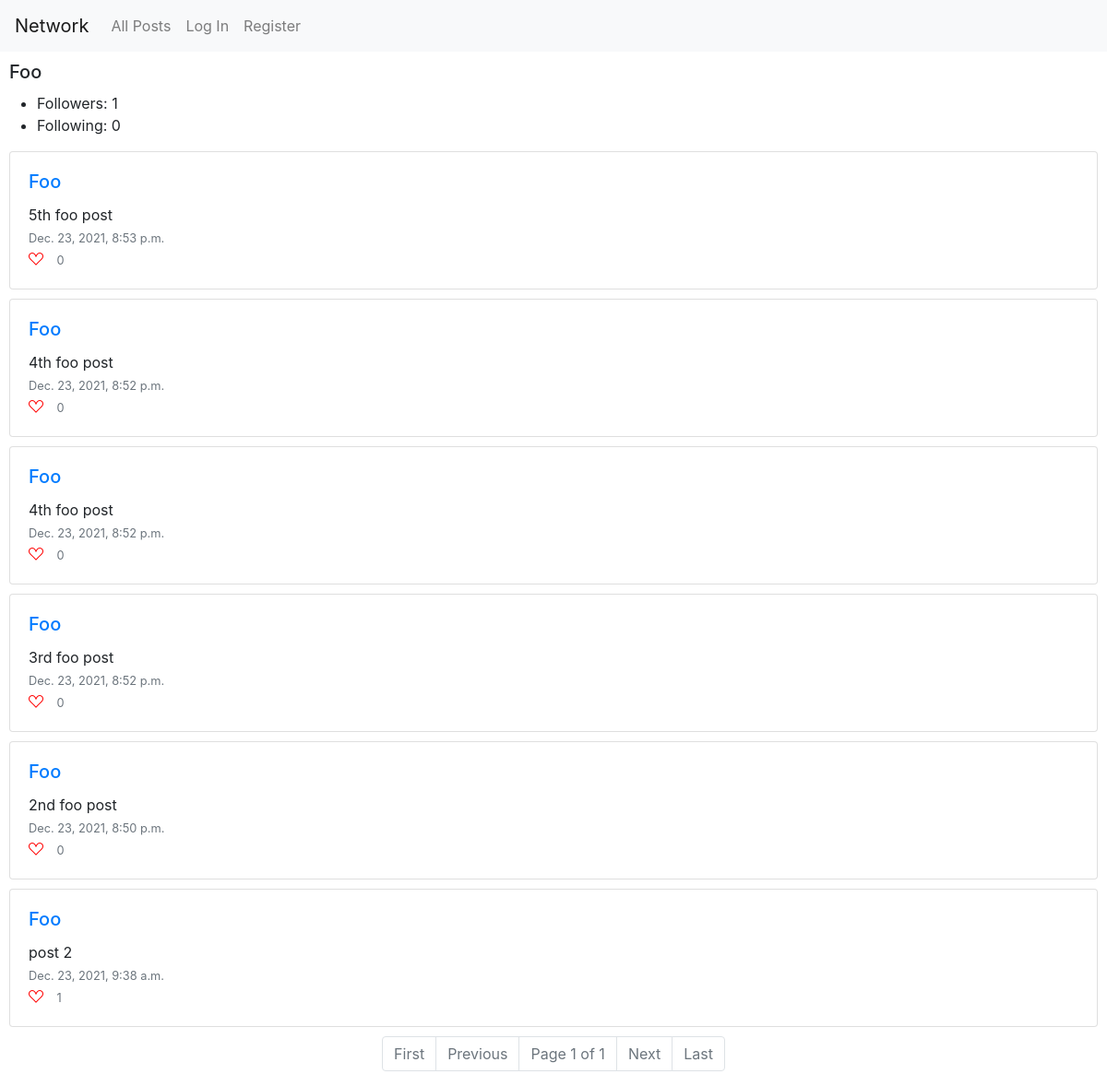
/user/Foo, run on the app's committed database.
### network/models.py (models this page shows, shortened)
class User(AbstractUser):
    def __str__(self):
        return f"{self.username}"
    def set_following(self):
        return set([rel.followed for rel in self.followed.all()])
    def set_followers(self):
        return set([rel.follower for rel in self.followers.all()])
    def NumberFollowers(self):
        return len(self.set_followers())
    def NumberFollowing(self):
        return len(self.set_following())

class Following(models.Model):
    followed = ForeignKey(User, on_delete=models.CASCADE, related_name="followers")
    follower = ForeignKey(User, on_delete=models.CASCADE, related_name="followed")

class Post(models.Model):
    poster = ForeignKey(User, on_delete=models.CASCADE, related_name="posts")
    content = TextField(blank=True)
    timestamp = models.DateTimeField(auto_now_add=True)
    likes = ManyToManyField(User, blank=True, related_name="liked_posts")
    def NumberLikes(self):
        return self.likes.count()

### network/views.py (the view)
# urls.py: path("user/<str:username>", views.user_page, name="user_page"),
def user_page(request, username):
    user_to_view = User.objects.get(username = username)
    if request.user.is_authenticated:
        followed_status = request.user.is_follower(user_to_view)
    else:
        followed_status = None
    posts = Post.objects.filter(poster = user_to_view)
    if posts.count() == 0:
        return render(request, 'network/user_page.html', {
            "user_to_view": user_to_view,
            "message": "No posts so far for this user",
            "followed_status": followed_status
        })
    posts = posts.order_by("-timestamp").all()
    paginator = Paginator(posts, 10)
    if request.GET.get('page'):
        page_number = request.GET.get('page')
    else:
        page_number = 1
    page_obj = paginator.get_page(page_number)
    return render(request, "network/user_page.html", {
        "user_to_view": user_to_view,
        'page_obj': page_obj,
        "followed_status": followed_status
    })

### network/templates/network/user_page.html (shortened to what this page needs)
{% extends "network/layout.html" %}
{% load static %}
{% block body %}
    <div id="session_name">
        <h5>{{ user_to_view.username }}</h5>
    </div>
    <div>
        <ul>
            <li>Followers: {{user_to_view.NumberFollowers}}</li>
            <li>Following: {{user_to_view.NumberFollowing}}</li>
        </ul>
    </div>
    {% include "./display_posts.html" %}
{% endblock %}

### network/templates/network/display_posts.html (shortened to what this page needs)
{% if page_obj %}
    <div id="session_posts">
        {% for post in page_obj %}
            <div class="card">
                <div class="card-body" data-post_id = {{post.id}}>
                    <h5 class="card-title"> <a href="{% url 'user_page' post.poster %}">{{post.poster}}</a> </h5>
                    <div id="content">
                        <p class="card-text" id="post_content"> {{ post.content }}</p>
                    </div>
                    <p class="card-text"> <small class="text-muted">{{post.timestamp}}</small></p>
                    {% if user.is_authenticated%}
                        {% if user in post.set_liked_by %}
                            <i class="bi bi-suit-heart-fill" id="like_button"></i>
                        {% else %}
                            <i class="bi bi-suit-heart" id="like_button"></i>
                        {% endif%}
                    {% else %}
                        <i class="bi bi-suit-heart" id="like_button_disabled"> </i>
                    {% endif %}
                    <small class="text-muted" id="likes_number"> {{ post.NumberLikes }} </small>
                </div>
            </div>
        {% endfor %}
    </div>
    <nav aria-label="Page navigation example">
    <ul class="pagination justify-content-center">
        {% if page_obj.has_previous %}
            <li class="page-item"><a class="page-link" href="?page=1">First</a></li>
            <li class="page-item"><a class="page-link" href="?page={{ page_obj.previous_page_number }}">Previous</a></li>
        {% else %}
            <li class="page-item disabled"><a class="page-link" href="?page=1">First</a></li>
            <li class="page-item disabled"><a class="page-link" href="#">Previous</a></li>
        {% endif %}
        <li class="page-item disabled"><a class="page-link" href="#">Page {{ page_obj.number }} of {{ page_obj.paginator.num_pages }}</a></li>
        {% if page_obj.has_next %}
            <li class="page-item"><a class="page-link" href="?page={{ page_obj.next_page_number }}">Next</a></li>
            <li class="page-item"><a class="page-link" href="?page={{ page_obj.paginator.num_pages }}">Last</a></li>
        {% else %}
        <li class="page-item disabled"><a class="page-link" href="#">Next</a></li>
        <li class="page-item disabled"><a class="page-link" href="?page={{ page_obj.paginator.num_pages }}">Last</a></li>
        {% endif %}
    </ul>
    </nav>
{% endif %}

### network/static/network/styles.css (style rules this page uses)
.card { margin: 10px; }
.card-text { margin-bottom: 0px; }
.bi { color: red; width: 1em; }
#likes_number { margin-left: 10px; }
#session_name { margin: 10px; }

### data on the page
User: username "Foo", NumberFollowers "1", NumberFollowing "0"
Post: poster "Foo", content "5th foo post", timestamp "Dec. 23, 2021, 8:53 p.m.", NumberLikes "0"
Post: poster "Foo", content "4th foo post", timestamp "Dec. 23, 2021, 8:52 p.m.", NumberLikes "0"
Post: poster "Foo", content "4th foo post", timestamp "Dec. 23, 2021, 8:52 p.m.", NumberLikes "0"
Post: poster "Foo", content "3rd foo post", timestamp "Dec. 23, 2021, 8:52 p.m.", NumberLikes "0"
Post: poster "Foo", content "2nd foo post", timestamp "Dec. 23, 2021, 8:50 p.m.", NumberLikes "0"
Post: poster "Foo", content "post 2", timestamp "Dec. 23, 2021, 9:38 a.m.", NumberLikes "1"

### other printed values
{{ page_obj.number }} "1"
{{ page_obj.paginator.num_pages }} "1"
